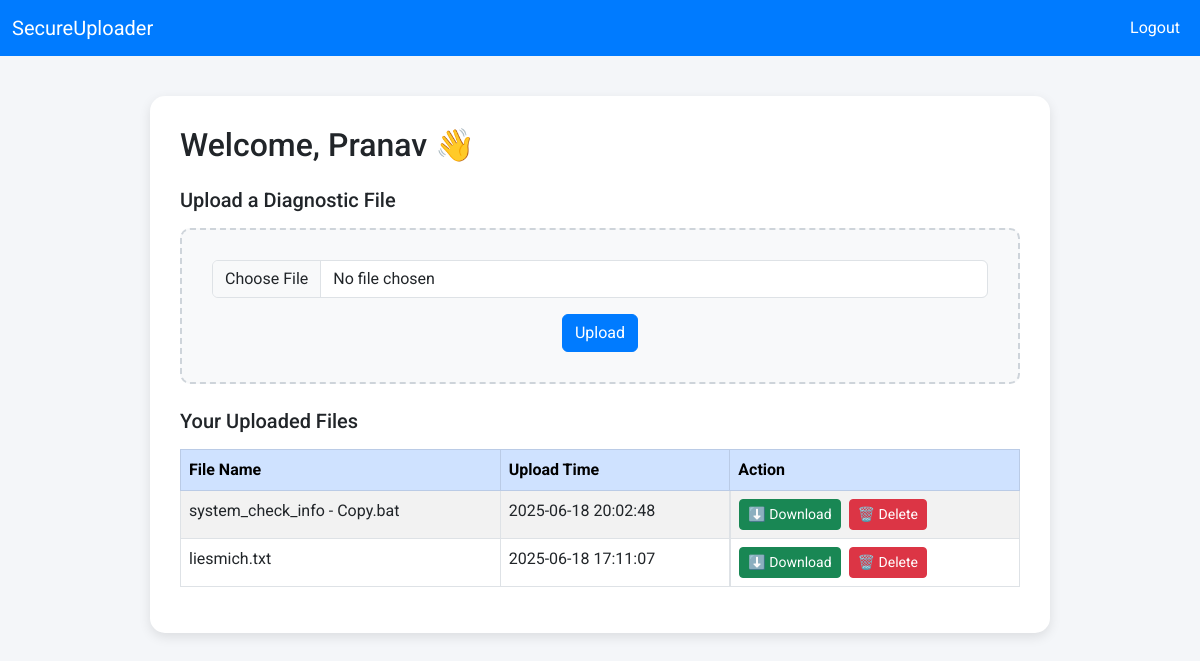
Screenshot of /dashboard/ (signed in) with the database file from the repository.
### app/models.py (models this page shows, shortened)
class User(db.Model, UserMixin):
    id = db.Column(db.Integer, primary_key=True)
    username = db.Column(db.String(150), unique=True, nullable=False)
    password_hash = db.Column(db.String(128), nullable=False)
    files = db.relationship('File', backref='user', lazy=True)

class File(db.Model):
    id = db.Column(db.Integer, primary_key=True)
    filename = db.Column(db.String(255), nullable=False)
    filepath = db.Column(db.String(255), nullable=False)
    upload_time = db.Column(db.DateTime, default=datetime.utcnow)
    user_id = db.Column(db.Integer, db.ForeignKey('user.id'), nullable=False)

### app/routes/auth.py (the view)
@auth.route('/dashboard')
@login_required
def dashboard():
    return  render_template('dashboard.html')

### app/models.py (called while the page is built)
@login_manager.user_loader
def load_user(user_id):
    return User.query.get(int(user_id))

### app/routes/dashboard.py (called while the page is built, shortened)
@dashboard_bp.route('/', methods=['GET', 'POST'])
@login_required
def dashboard_view():
    files = File.query.filter_by(user_id=current_user.id).order_by(File.upload_time.desc()).all()
    return render_template('dashboard.html', username=current_user.username, files=files)

### app/templates/dashboard.html (shortened to what this page needs)
<!DOCTYPE html>
<html lang="en">
<head>
    <link href="https://cdn.jsdelivr.net/npm/bootstrap@5.3.0/dist/css/bootstrap.min.css" rel="stylesheet">
</head>
<body>
<nav class="navbar navbar-expand-lg">
    <div class="container-fluid">
        <a class="navbar-brand" href="#">SecureUploader</a>
        <div class="collapse navbar-collapse justify-content-end">
            <ul class="navbar-nav">
                <li class="nav-item">
                    <a class="nav-link" href="{{ url_for('auth.logout') }}">Logout</a>
                </li>
            </ul>
        </div>
    </div>
</nav>
<div class="dashboard-container">
    <h2 class="mb-4">Welcome, {{ current_user.username }} 👋</h2>
    <h5 class="mb-3">Upload a Diagnostic File</h5>
    <form method="POST" enctype="multipart/form-data">
        <div class="upload-box">
            <input type="file" name="file" class="form-control mb-3" required>
            <button type="submit" class="btn btn-primary">Upload</button>
        </div>
    </form>
    <div class="mt-4">
        <h5>Your Uploaded Files</h5>
        {% if files %}
            <div class="table-responsive mt-3">
                <table class="table table-striped table-bordered">
                    <thead class="table-primary">
                        <tr>
                            <th>File Name</th>
                            <th>Upload Time</th>
                            <th>Action</th>
                        </tr>
                    </thead>
                    <tbody>
                        {% for file in files %}
                            <tr>
                                <td>{{ file.filename }}</td>
                                <td>{{ file.upload_time.strftime('%Y-%m-%d %H:%M:%S') }}</td>
                                <td class="d-flex gap-2">
                                    <a href="{{ url_for('routes.download_file', file_id=file.id) }}" class="btn btn-sm btn-success">
                                        ⬇️ Download
                                    </a>
                                    <form method="POST" action="{{ url_for('routes.delete_file', file_id=file.id) }}" onsubmit="return confirm('Are you sure you want to delete this file?');">
                                        <button type="submit" class="btn btn-sm btn-danger">🗑️ Delete</button>
                                    </form>
                                </td>
                            </tr>
                        {% endfor %}
                    </tbody>
                </table>
            </div>
        {% else %}
            <p class="text-muted mt-3">You haven’t uploaded any files yet.</p>
        {% endif %}
    </div>
</div>
</body>
</html>

### app/templates/dashboard.html (style rules this page uses)
body { font-family: 'Roboto', sans-serif; background-color: #f4f6f9; margin: 0; }
.navbar { background-color: #007bff; }
.navbar-brand, .nav-link { color: white !important; }
.dashboard-container { max-width: 900px; margin: 40px auto; background-color: white; padding: 30px; border-radius: 15px; box-shadow: 0 4px 12px rgba(0, 0, 0, 0.1); }
.upload-box { border: 2px dashed #ced4da; padding: 30px; border-radius: 10px; text-align: center; color: #6c757d; background-color: #f8f9fa; margin-bottom: 25px; transition: border-color 0.3s ease; }
.btn-primary { background-color: #007bff; border-color: #007bff; transition: all 0.2s; }

### rows the page displays
User: username "Pranav"
File: filename "system_check_info - Copy.bat", upload_time "2025-06-18 20:02:48"
File: filename "liesmich.txt", upload_time "2025-06-18 17:11:07"
